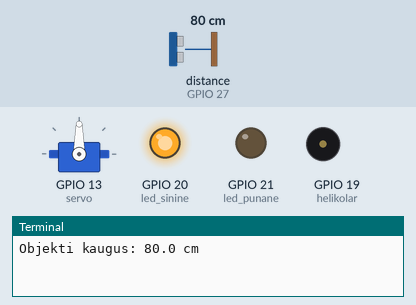
Bench run of a program on a simulated Raspberry Pi (BCM pin numbers). On the bench: servo, output pins drawn as LEDs (lit = HIGH), buzzer (waves = sounding), the last lines printed to the terminal. The test bench sets the inputs (shaded band); at power-on: distance to the obstacle (sensor on GPIO 27) 80 cm. The echo pulse lasts 58.3 µs per cm; servo angles are drawn from the pulse width (0.5 ms = 0°, 2.5 ms = 180°).

Above: at 1.2 s.
1.3 s: distance to the obstacle (sensor on GPIO 27) set to 11 cm
4.2 s: distance to the obstacle (sensor on GPIO 27) set to 8 cm
At 5.9 s:
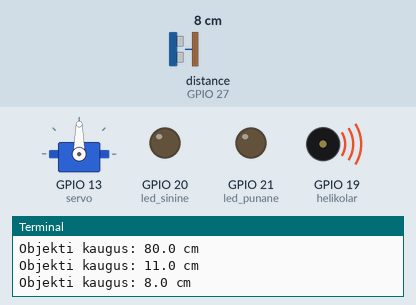
10.2 s: distance to the obstacle (sensor on GPIO 27) set to 18 cm
At 13.1 s:
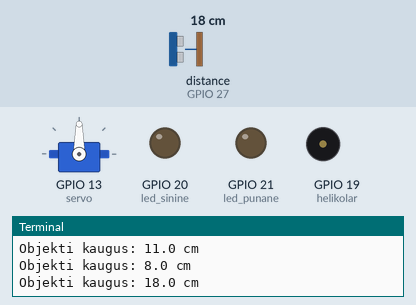
13.2 s: distance to the obstacle (sensor on GPIO 27) set to 12 cm
16.2 s: distance to the obstacle (sensor on GPIO 27) set to 9 cm
At 20.1 s:
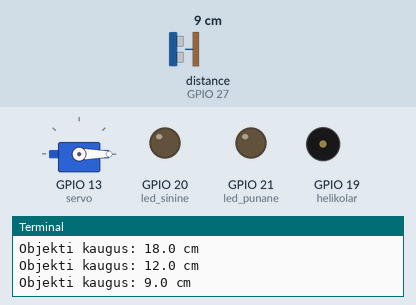
Timing chart, 0 to 20.2 s (numbered marks = the images above; inputs shaded):
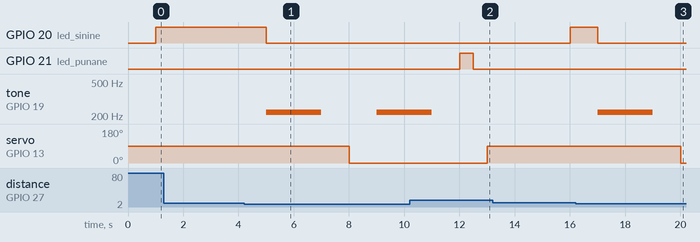

The program:

tokkepuu.py
```python
from gpiozero import DistanceSensor, LED, TonalBuzzer
from gpiozero.tones import Tone
import time
from gpiozero import PWMOutputDevice

# Defineerin GPIO pin-id ja initsialiseerin sensorid
trigger = 22
echo = 27
led_punane = LED(21)
led_sinine = LED(20)
sagedus = 220 #Hz
servo = PWMOutputDevice(13, frequency=50)
#Ultraheli mooduli initsialiseerimine
ultraheli_sensor = DistanceSensor(echo=echo, trigger=trigger)

#Impulsi loomise funktsioon servo keeramise jaoks
def impulss(impulsi_laius):
    tootsukkel = impulsi_laius / 20.0
    servo.value = tootsukkel
    time.sleep(1)
def rongi_sireen():
    helikolar = TonalBuzzer(19)
    helikolar.play(Tone(sagedus))
    time.sleep(2)
    helikolar.close()
    time.sleep(1)
def tokkepuu_alla():
    impulss(0.5)
def tokkepuu_ulesse():
    impulss(1.5)

#Põhifunktsioon, mis töötab lõpmatuseni või klaviatuuri katkestuseni
def main():
    madal = False #muutuja, et jälgida, mis seisus on tõkkepuu
    try:
        while True:
            tokkepuu_ulesse()
            kaugus = ultraheli_sensor.distance * 100  #Kaugus tuleb teisendada sentimeetritesse
            print("Objekti kaugus: " + str(round(kaugus, 2)) + " cm")

            if kaugus < 10 and madal == False:
                madal = True
                led_sinine.off()
                rongi_sireen()
                tokkepuu_alla()
                rongi_sireen()
                while kaugus < 10 and madal == True:
                    led_punane.on()
                    time.sleep(0.5)
                    led_punane.off()
                    time.sleep(0.5)
                    kaugus = ultraheli_sensor.distance *100
                    print("Objekti kaugus: " + str(round(kaugus, 2)) + " cm")
            elif kaugus > 10 and madal == True:
                tokkepuu_ulesse()
                time.sleep(1)
                led_punane.off()
                led_sinine.on()
                madal = False
            elif kaugus > 10 and madal == False:
                led_sinine.on()
                time.sleep(1)
    except KeyboardInterrupt:
        #Kustuta ledid ja tõsta tõkkepuu ülesse
        tokkepuu_ulesse()
        led_punane.off()
        led_sinine.off()

#Jooksutab põhifunktsiooni
if __name__ == "__main__":
    main()


    
```

Measured:
- the behaviour switches between 10 and 9 cm on distance to the obstacle (sensor on GPIO 27) (found by bisection; images 0 and 1)
- the behaviour switches between 11 and 10 cm on distance to the obstacle (sensor on GPIO 27) (found by bisection; images 2 and 3)
- after the input at 4.2 s, GPIO 20 (led_sinine): HIGH → LOW after 0.80 s; tone on GPIO 19 (helikolar): silent → 220 Hz after 0.80 s, → silent 2.0 s later, → 220 Hz 2.0 s later; servo on GPIO 13 (servo): 90° → 0° after 3.8 s
- after the input at 10.2 s, servo on GPIO 13 (servo): 0° → 90° after 2.8 s
- after the input at 16.2 s, GPIO 20 (led_sinine): HIGH → LOW after 0.80 s; tone on GPIO 19 (helikolar): silent → 220 Hz after 0.80 s, → silent 2.0 s later; servo on GPIO 13 (servo): 90° → 0° after 3.8 s
